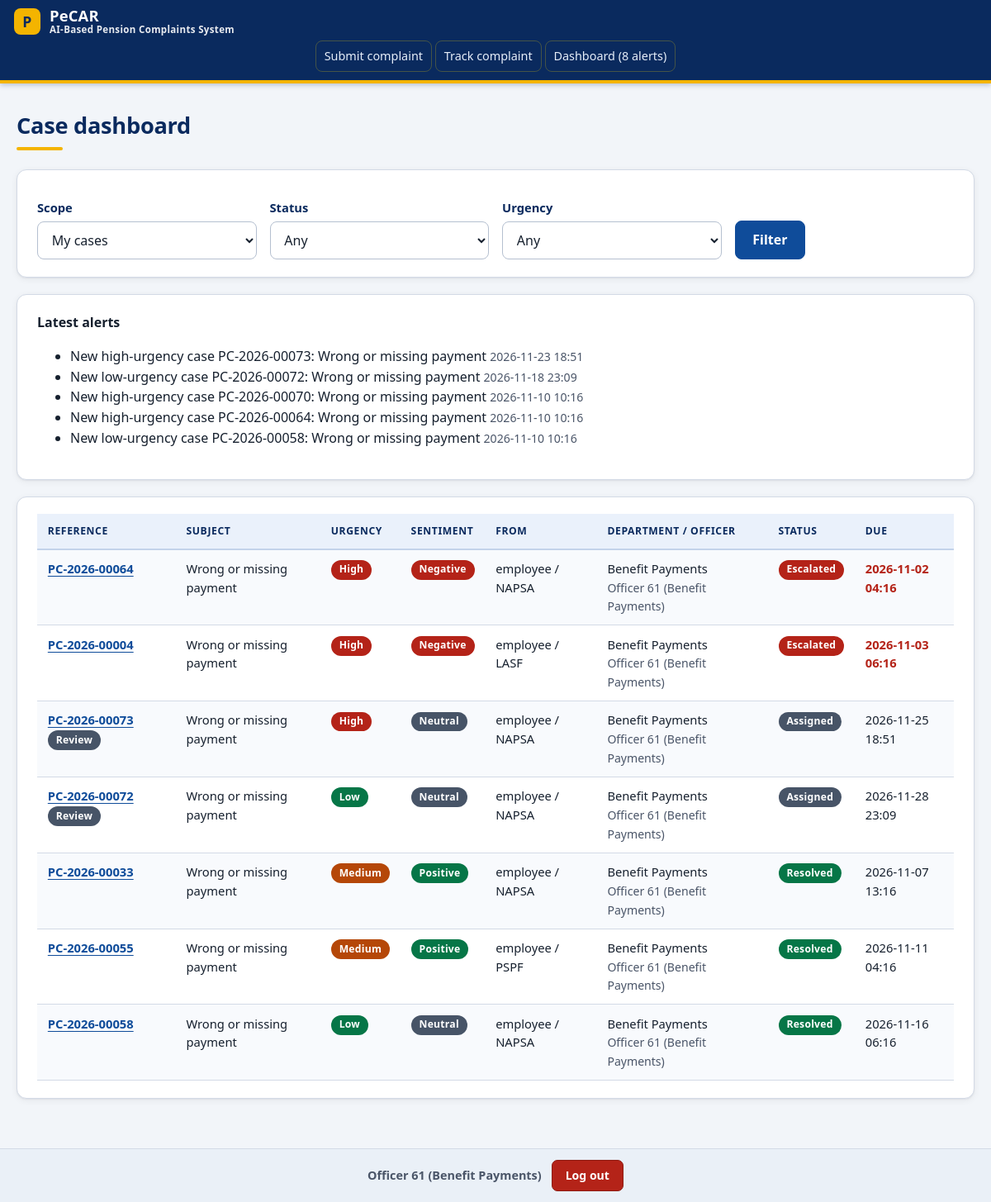
The app's page /dashboard (signed in) with its own data.
### tables this page shows
CREATE TABLE notifications (notification_id INTEGER PRIMARY KEY, officer_id INTEGER, complaint_id INTEGER, message TEXT, created_at TEXT);

CREATE TABLE predictions (prediction_id INTEGER PRIMARY KEY, complaint_id INTEGER, category TEXT, urgency TEXT, sentiment TEXT, confidence REAL, needs_review INTEGER,
  model_version TEXT, corrected_category TEXT, corrected_urgency TEXT, corrected_sentiment TEXT);

CREATE TABLE complaints (complaint_id INTEGER PRIMARY KEY, reference_no TEXT UNIQUE, complainant_id INTEGER, department_id INTEGER, officer_id INTEGER,
  text TEXT, status TEXT, created_at TEXT, due_at TEXT, resolved_at TEXT, is_escalated INTEGER DEFAULT 0);

CREATE TABLE complainants (complainant_id INTEGER PRIMARY KEY, institution_id INTEGER, role TEXT, full_name TEXT, contact TEXT);

CREATE TABLE institutions (institution_id INTEGER PRIMARY KEY, code TEXT, name TEXT);

CREATE TABLE departments (department_id INTEGER PRIMARY KEY, name TEXT);

CREATE TABLE officers (officer_id INTEGER PRIMARY KEY, department_id INTEGER, username TEXT UNIQUE, full_name TEXT, role TEXT, password_hash TEXT);

### app.py (the view)
@app.route('/dashboard')
@staff()
def dashboard():
    con = db(); run_escalations(con)
    f = {k: request.args.get(k, '') for k in ('status', 'urgency', 'scope')}
    where, args = [], []
    scope = f['scope'] or ('mine' if session['role'] == 'officer' else 'all')
    if scope == 'mine' and session['role'] == 'officer': where.append('c.officer_id=?'); args.append(session['uid'])
    if f['status']: where.append('c.status=?'); args.append(f['status'])
    if f['urgency']: where.append('COALESCE(p.corrected_urgency,p.urgency)=?'); args.append(f['urgency'])
    rows = q(f"""SELECT c.*, COALESCE(p.corrected_category,p.category) cat, COALESCE(p.corrected_urgency,p.urgency) urg, COALESCE(p.corrected_sentiment,p.sentiment) sent, p.needs_review,
        d.name dept, o.full_name officer, cm.role crole, i.code inst FROM complaints c JOIN predictions p ON p.complaint_id=c.complaint_id JOIN departments d ON d.department_id=c.department_id
        LEFT JOIN officers o ON o.officer_id=c.officer_id JOIN complainants cm ON cm.complainant_id=c.complainant_id JOIN institutions i ON i.institution_id=cm.institution_id
        {'WHERE ' + ' AND '.join(where) if where else ''} ORDER BY CASE c.status WHEN 'Escalated' THEN 0 WHEN 'Resolved' THEN 2 WHEN 'Closed' THEN 3 ELSE 1 END,
        CASE COALESCE(p.corrected_urgency,p.urgency) WHEN 'high' THEN 0 WHEN 'medium' THEN 1 ELSE 2 END, c.due_at LIMIT 200""", args)
    notes = q('SELECT n.message, n.created_at FROM notifications n WHERE officer_id=? ORDER BY notification_id DESC LIMIT 5', (session['uid'],))
    return render_template('dashboard.html', rows=rows, f=f, scope=scope, notes=notes)

### app.py (called while the page is built)
def db():
    if 'db' not in g:
        g.db = sqlite3.connect(DB_PATH); g.db.row_factory = sqlite3.Row
    return g.db

def q(sql, args=(), one=False):
    cur = db().execute(sql, args); rows = cur.fetchall()
    return (rows[0] if rows else None) if one else rows

def staff(*roles):
    def deco(f):
        @wraps(f)
        def w(*a, **k):
            if 'uid' not in session: return redirect(url_for('login', next=request.path))
            if roles and session['role'] not in roles: abort(403)
            return f(*a, **k)
        return w
    return deco

@app.context_processor
def inject():
    unread = 0
    if 'uid' in session: unread = q('SELECT COUNT(*) n FROM notifications WHERE officer_id=?', (session['uid'],), one=True)['n']
    return dict(session=session, CATEGORIES=CATEGORIES, STATUSES=STATUSES, notif_count=unread, now=now())

@app.template_filter('dt')
def dt(v): return v[:16] if v else '-'

### PROTOTYPE/templates/dashboard.html
{% extends 'base.html' %}{% block content %}<h1>Case dashboard</h1>
<div class="card"><form method="get" class="row"><div><label>Scope</label><select name="scope"><option value="mine" {{ 'selected' if scope=='mine' }}>My cases</option><option value="all" {{ 'selected' if scope=='all' }}>All cases</option></select></div>
<div><label>Status</label><select name="status"><option value="">Any</option>{% for s in STATUSES %}<option {{ 'selected' if f.status==s }}>{{ s }}</option>{% endfor %}</select></div>
<div><label>Urgency</label><select name="urgency"><option value="">Any</option>{% for u in ['high','medium','low'] %}<option {{ 'selected' if f.urgency==u }}>{{ u }}</option>{% endfor %}</select></div>
<div style="align-self:end"><button>Filter</button></div></form>
{% if session.role in ('supervisor','admin') %}<form method="post" action="{{ url_for('admin_escalate') }}" style="margin-top:.7rem"><button class="alt">Run escalation check now</button></form>{% endif %}</div>
{% if notes %}<div class="card"><b>Latest alerts</b><ul>{% for n in notes %}<li>{{ n.message }} <span class="muted">{{ n.created_at|dt }}</span></li>{% endfor %}</ul></div>{% endif %}
<div class="card" style="overflow-x:auto"><table><tr><th>Reference</th><th>Subject</th><th>Urgency</th><th>Sentiment</th><th>From</th><th>Department / officer</th><th>Status</th><th>Due</th></tr>
{% for r in rows %}<tr><td><a href="{{ url_for('case', cid=r.complaint_id) }}">{{ r.reference_no }}</a>{% if r.needs_review %} <span class="badge" title="Low AI confidence">review</span>{% endif %}</td><td>{{ CATEGORIES[r.cat] }}</td>
<td><span class="badge {{ r.urg }}">{{ r.urg }}</span></td><td><span class="badge {{ r.sent }}">{{ r.sent }}</span></td><td>{{ r.crole }} / {{ r.inst }}</td><td>{{ r.dept }}<br><span class="muted">{{ r.officer }}</span></td>
<td><span class="badge st-{{ r.status }}">{{ r.status }}</span></td><td class="{{ 'overdue' if r.status == 'Escalated' }}">{{ r.due_at|dt }}</td></tr>
{% else %}<tr><td colspan="8">No cases match.</td></tr>{% endfor %}</table></div>{% endblock %}

### PROTOTYPE/templates/base.html (shortened to what this page needs)
<!doctype html>
<html lang="en">
    <head>
        <link rel="stylesheet" href="{{ url_for('static', filename='style.css') }}">
    </head>
    <body>
        <header>
            <span class="brand"><span class="brand-text"><strong class="pecar-name">PeCAR</strong><span class="system-title">AI-Based Pension Complaints System</span></span></span>
            <div class="nav">
                <a href="{{ url_for('submit') }}">Submit complaint</a>
                <a href="{{ url_for('track') }}">Track complaint</a>
                {% if session.uid %}
                {% if session.role in ('officer','supervisor','admin') %}
                <a href="{{ url_for('dashboard') }}">Dashboard ({{ notif_count }} alerts)</a>
                {% endif %}
                {% else %}
                <a href="{{ url_for('member_login') }}">Member login</a>
                {% endif %}
            </div>
        </header>
        <main>
            {% block content %}{% endblock %}
        </main>
        {% if session.uid %}
        <footer class="app-footer">
            <span class="signed-in-user">{{ session.name }}</span>
            <a class="logout-button" href="{{ url_for('logout') }}" aria-label="Log out">Log out</a>
        </footer>
        {% endif %}
    </body>
    </html>

### records on screen
notifications: message "New high-urgency case PC-2026-00073: Wrong or missing payment", created_at|dt "2026-11-23 18:51"
notifications: message "New low-urgency case PC-2026-00072: Wrong or missing payment", created_at|dt "2026-11-18 23:09"
notifications: message "New high-urgency case PC-2026-00070: Wrong or missing payment", created_at|dt "2026-11-10 10:16"
notifications: message "New high-urgency case PC-2026-00064: Wrong or missing payment", created_at|dt "2026-11-10 10:16"
notifications: message "New low-urgency case PC-2026-00058: Wrong or missing payment", created_at|dt "2026-11-10 10:16"
predictions: reference_no "PC-2026-00064", CATEGORIES "Wrong or missing payment", urg "High", sent "Negative", crole "employee", inst "NAPSA", dept "Benefit Payments", officer "Officer 61 (Benefit Payments)", status "Escalated", due_at|dt "2026-11-02 04:16"
predictions: reference_no "PC-2026-00004", CATEGORIES "Wrong or missing payment", urg "High", sent "Negative", crole "employee", inst "LASF", dept "Benefit Payments", officer "Officer 61 (Benefit Payments)", status "Escalated", due_at|dt "2026-11-03 06:16"
predictions: reference_no "PC-2026-00073", needs_review "Review", CATEGORIES "Wrong or missing payment", urg "High", sent "Neutral", crole "employee", inst "NAPSA", dept "Benefit Payments", officer "Officer 61 (Benefit Payments)", status "Assigned", due_at|dt "2026-11-25 18:51"
predictions: reference_no "PC-2026-00072", needs_review "Review", CATEGORIES "Wrong or missing payment", urg "Low", sent "Neutral", crole "employee", inst "NAPSA", dept "Benefit Payments", officer "Officer 61 (Benefit Payments)", status "Assigned", due_at|dt "2026-11-28 23:09"
predictions: reference_no "PC-2026-00033", CATEGORIES "Wrong or missing payment", urg "Medium", sent "Positive", crole "employee", inst "NAPSA", dept "Benefit Payments", officer "Officer 61 (Benefit Payments)", status "Resolved", due_at|dt "2026-11-07 13:16"
predictions: reference_no "PC-2026-00055", CATEGORIES "Wrong or missing payment", urg "Medium", sent "Positive", crole "employee", inst "PSPF", dept "Benefit Payments", officer "Officer 61 (Benefit Payments)", status "Resolved", due_at|dt "2026-11-11 04:16"
predictions: reference_no "PC-2026-00058", CATEGORIES "Wrong or missing payment", urg "Low", sent "Neutral", crole "employee", inst "NAPSA", dept "Benefit Payments", officer "Officer 61 (Benefit Payments)", status "Resolved", due_at|dt "2026-11-16 06:16"
officers: name "Officer 61 (Benefit Payments)"

### other values on screen
{{ notif_count }} "8"
